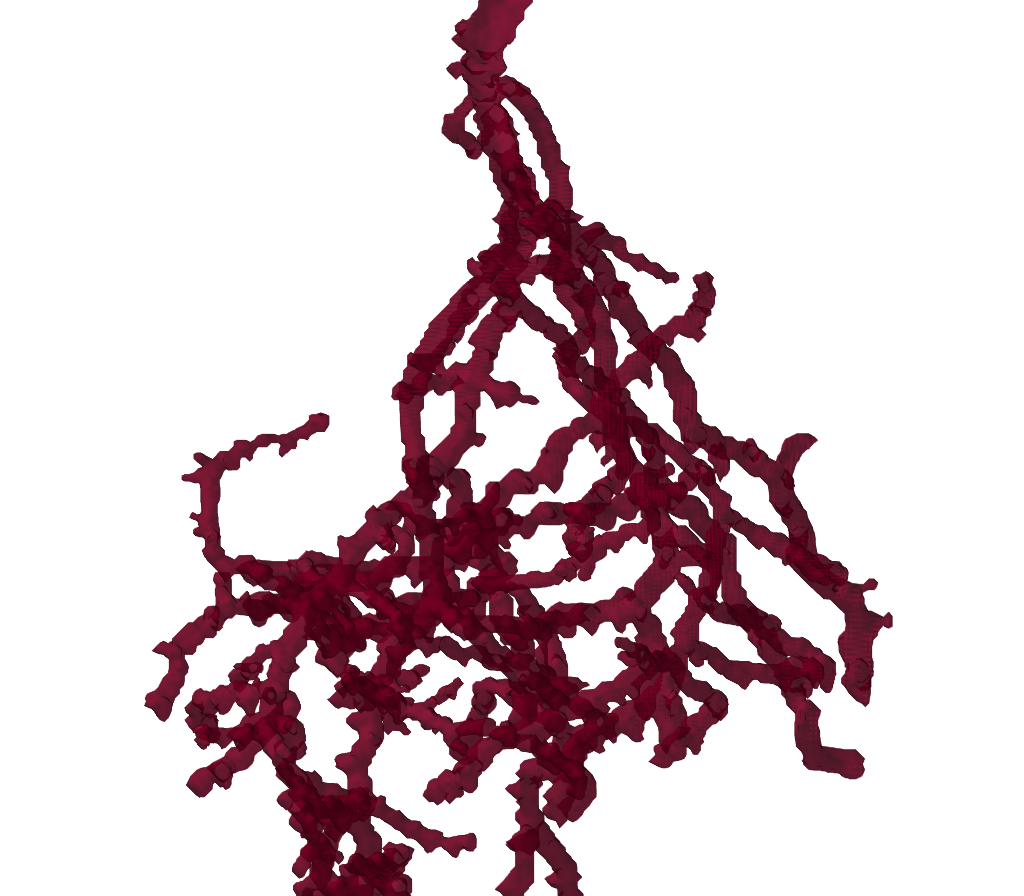
#> input picture attic/presentation/img/L2_22aug_Ansicht1_Dijkstra.PNG, 1024 x 896 px
$ python -i structure_tensor.py   (imports and definitions only)
#> lines starting #> are read from the running program, lines starting #| are printed output that depends on the picture
# vim:ts=4:sw=4:sts=4:et
import scipy.ndimage as ND
import numpy as np
import os
from scipy.weave import inline, converters
import matplotlib.pyplot as plt

## Image structure tensor.
def structure2D(img, size=3):
    assert img.ndim == 2
    Dx = ND.sobel(img, 1)
    Dx2 = np.power(Dx, 2)
    Dxy = ND.sobel(Dx, 0)
    Dy2 = np.power(ND.sobel(img, 0), 2)
    return ND.uniform_filter(Dx2, size), \
         ND.uniform_filter(Dxy, size), \
         ND.uniform_filter(Dy2, size)

def grad(img, ax):
    return ND.convolve1d(img, weights=[-.5,.5], axis=ax)
# [83 lines left out: functions hessian, eig3x3, not called in this run]

# [9 lines not run here, left out]

>>> import cv2
>>> picture = cv2.imread('presentation/img/L2_22aug_Ansicht1_Dijkstra.PNG', cv2.IMREAD_GRAYSCALE)
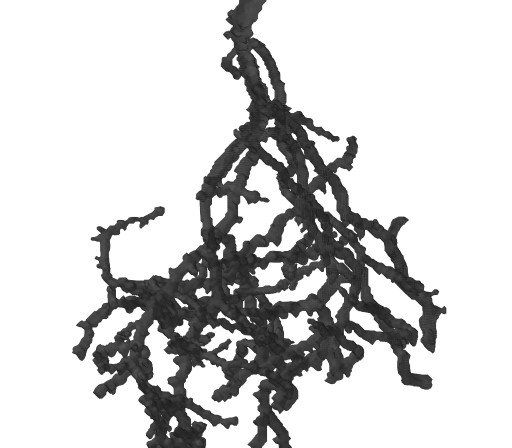
#> picture: shape (896, 1024) (shown at 1/2 size); min 21, max 255, mean 208.6
>>> result = structure2D(picture)
#> in structure2D, `Dx = ND.sobel(img, 1)`:
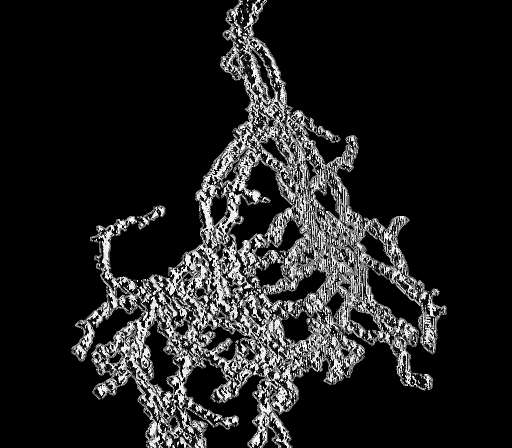
#> Dx: shape (896, 1024) (shown at 1/2 size); min 0, max 255, mean 32.1
#> in structure2D, `Dxy = ND.sobel(Dx, 0)`:
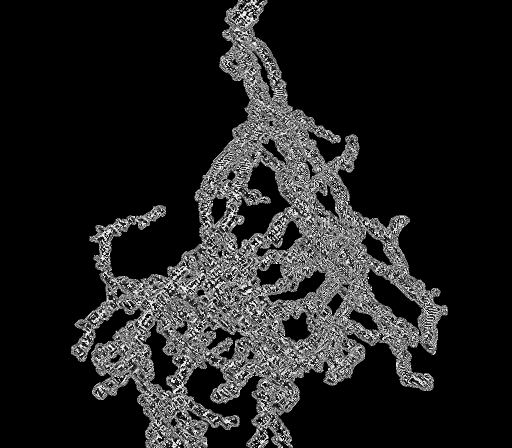
#> Dxy: shape (896, 1024) (shown at 1/2 size); min 0, max 255, mean 33
#> in structure2D, `Dy2 = np.power(ND.sobel(img, 0), 2)`:
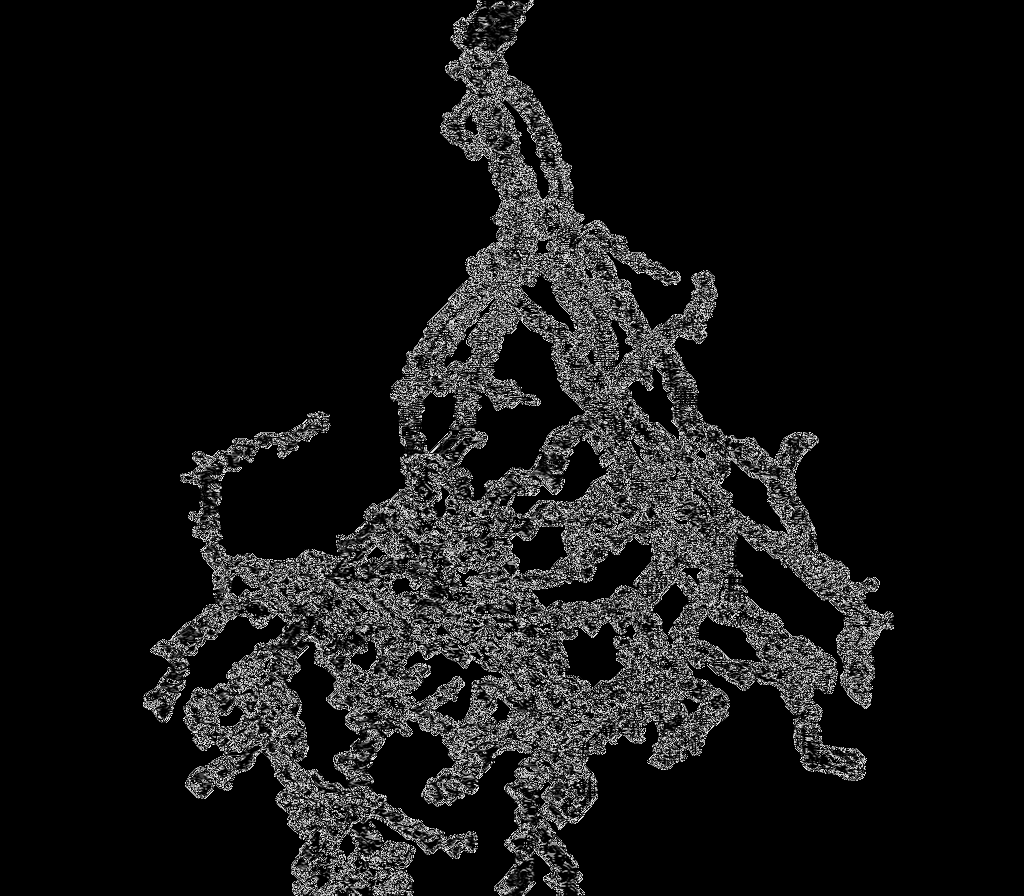
#> Dy2: shape (896, 1024); min 0, max 249, mean 21.3

$ run again, on attic/presentation/img/L2_22aug_Ansicht2_Dijkstra.PNG
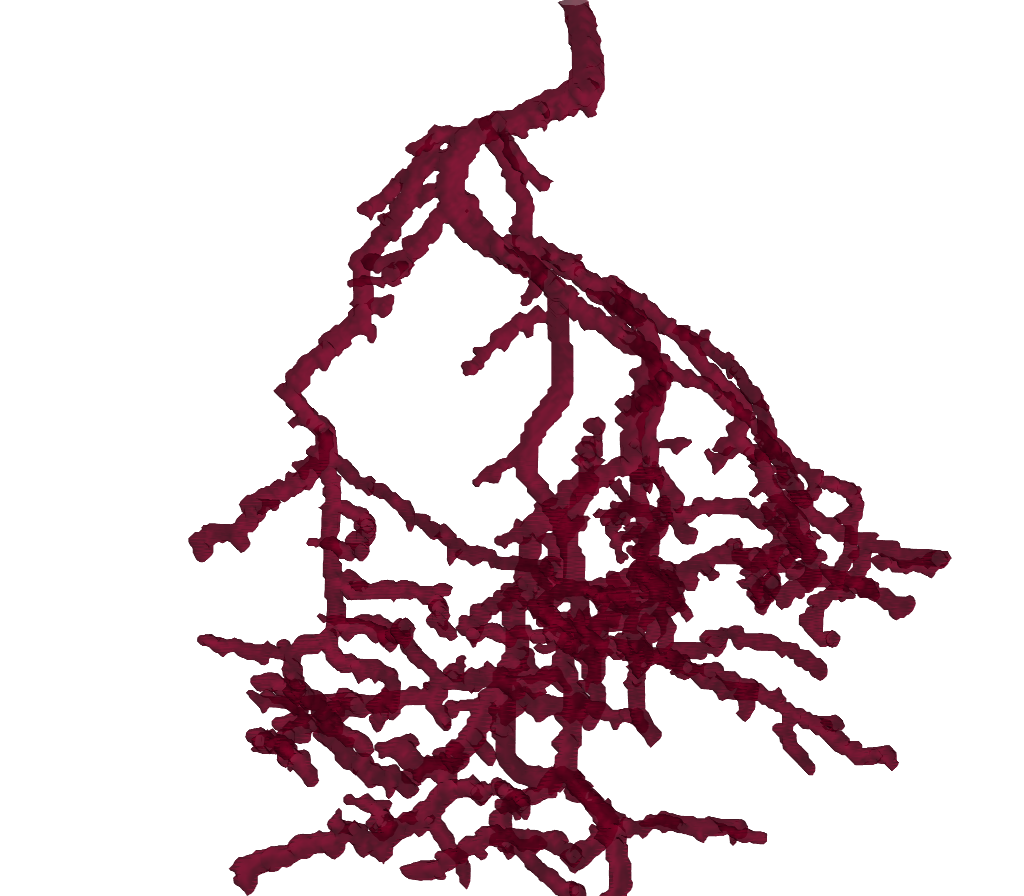
#> input picture attic/presentation/img/L2_22aug_Ansicht2_Dijkstra.PNG, 1024 x 896 px
#> `picture = cv2.imread('presentation/img/L2_22aug_Ansicht1_Dijkstra.PNG'..`:
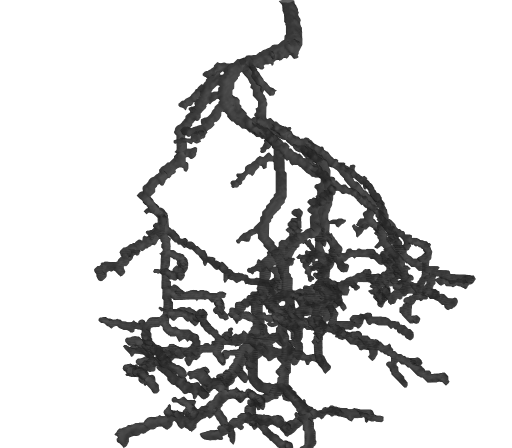
#> picture: shape (896, 1024) (shown at 1/2 size); min 21, max 255, mean 214
#> in structure2D, `Dy2 = np.power(ND.sobel(img, 0), 2)`:
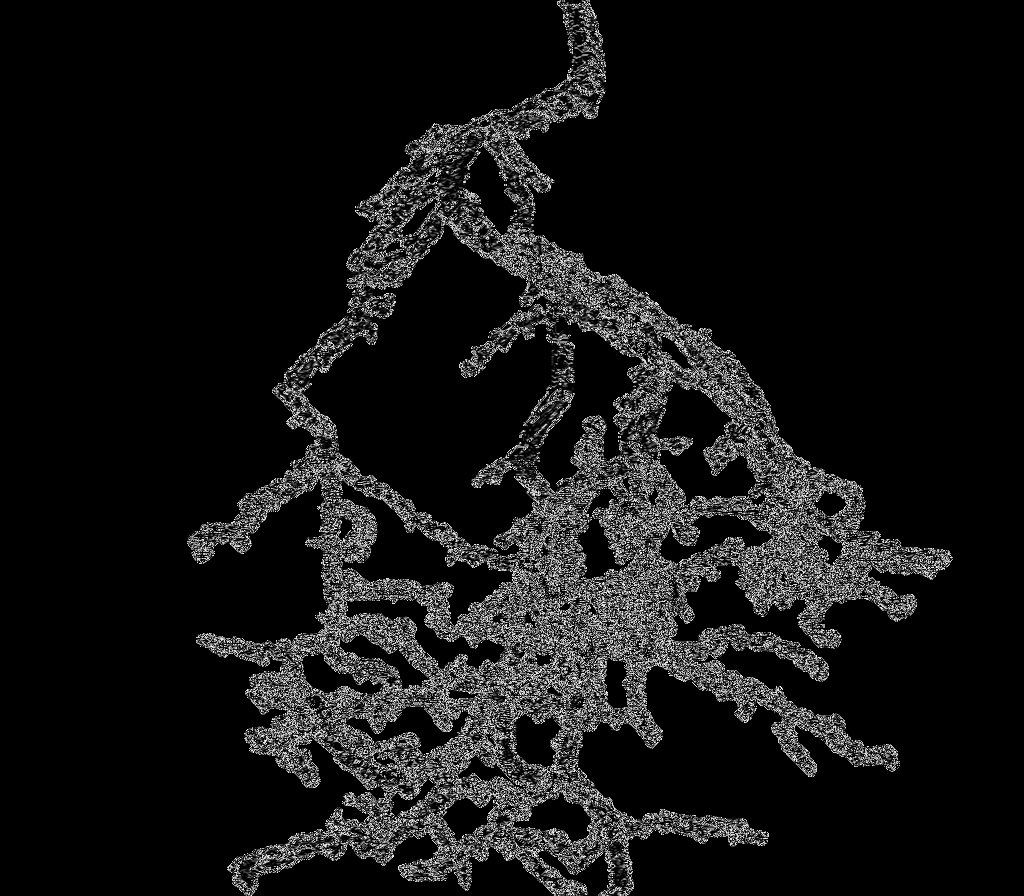
#> Dy2: shape (896, 1024); min 0, max 249, mean 20.6

$ run again, on attic/presentation/img/L2_22aug_Ansicht1_vergleich.png
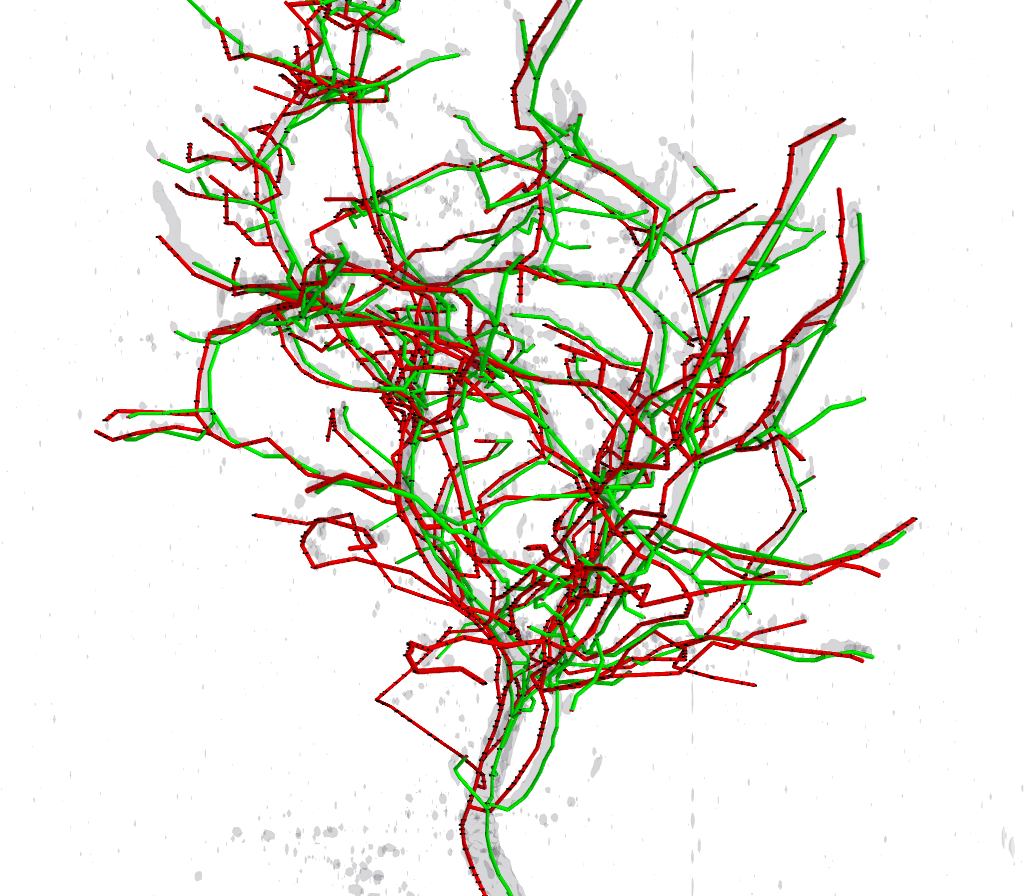
#> input picture attic/presentation/img/L2_22aug_Ansicht1_vergleich.png, 1024 x 896 px
#> in structure2D, `Dxy = ND.sobel(Dx, 0)`:
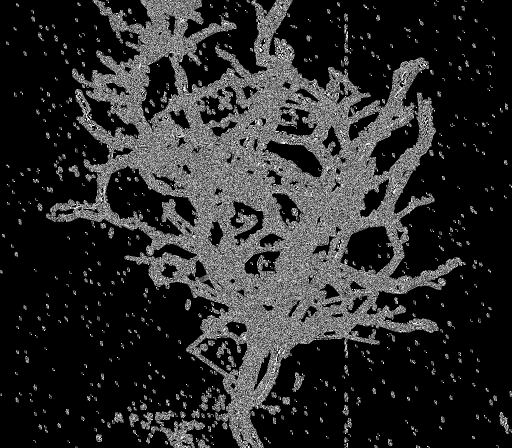
#> Dxy: shape (896, 1024) (shown at 1/2 size); min 0, max 255, mean 43.4
#> in structure2D, `Dy2 = np.power(ND.sobel(img, 0), 2)`:
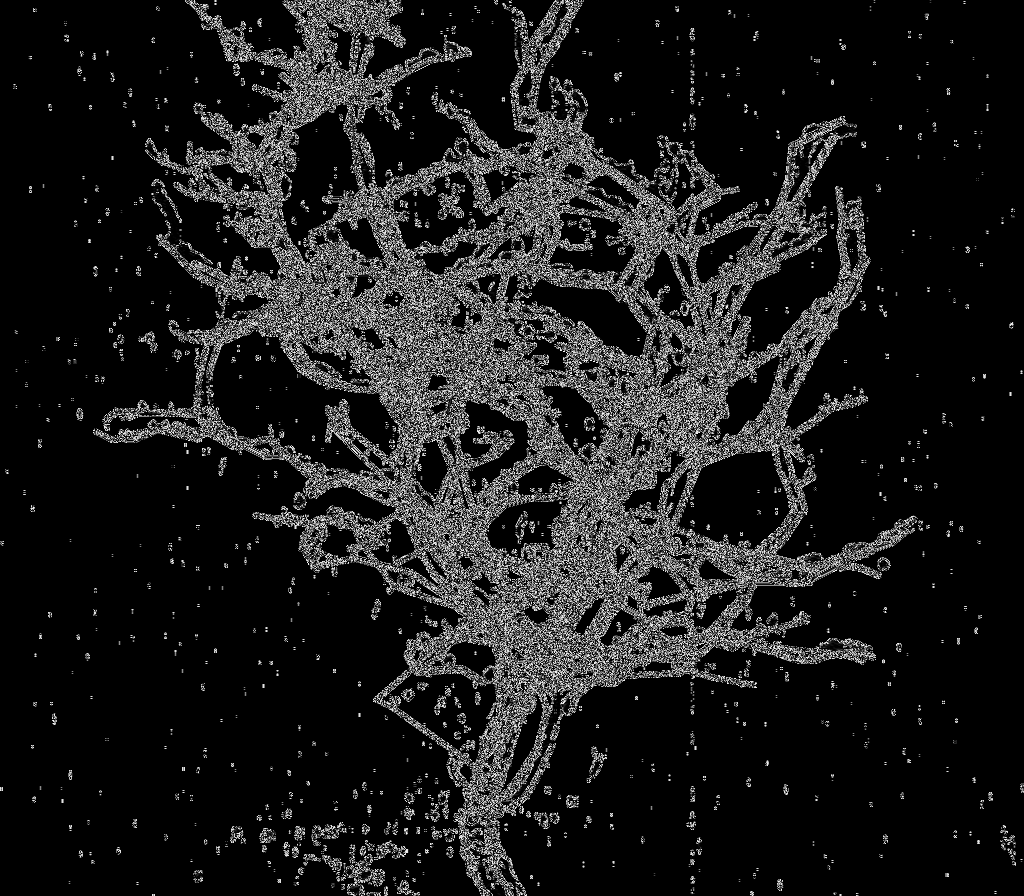
#> Dy2: shape (896, 1024); min 0, max 249, mean 28.7
